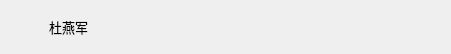
<?xml version="1.0" encoding="UTF-8"?>
<ui version="4.0">
 <class>EmployeeNodeItem</class>
 <widget class="QWidget" name="EmployeeNodeItem">
  <property name="geometry">
   <rect>
    <x>0</x>
    <y>0</y>
    <width>451</width>
    <height>52</height>
   </rect>
  </property>
  <property name="windowTitle">
   <string>Form</string>
  </property>
  <layout class="QHBoxLayout" name="horizontalLayout">
   <item>
    <widget class="QLabel" name="lbHeadPic">
     <property name="sizePolicy">
      <sizepolicy hsizetype="Fixed" vsizetype="Fixed">
       <horstretch>0</horstretch>
       <verstretch>0</verstretch>
      </sizepolicy>
     </property>
     <property name="minimumSize">
      <size>
       <width>32</width>
       <height>32</height>
      </size>
     </property>
     <property name="maximumSize">
      <size>
       <width>16777215</width>
       <height>32</height>
      </size>
     </property>
     <property name="styleSheet">
      <string notr="true">image-position:right;</string>
     </property>
     <property name="text">
      <string/>
     </property>
    </widget>
   </item>
   <item>
    <widget class="QLabel" name="lbFullName">
     <property name="sizePolicy">
      <sizepolicy hsizetype="Expanding" vsizetype="Fixed">
       <horstretch>0</horstretch>
       <verstretch>0</verstretch>
      </sizepolicy>
     </property>
     <property name="minimumSize">
      <size>
       <width>0</width>
       <height>15</height>
      </size>
     </property>
     <property name="font">
      <font>
       <family>Microsoft YaHei UI</family>
       <pointsize>10</pointsize>
      </font>
     </property>
     <property name="styleSheet">
      <string notr="true"/>
     </property>
     <property name="text">
      <string>杜燕军</string>
     </property>
    </widget>
   </item>
  </layout>
 </widget>
 <resources/>
 <connections/>
</ui>
